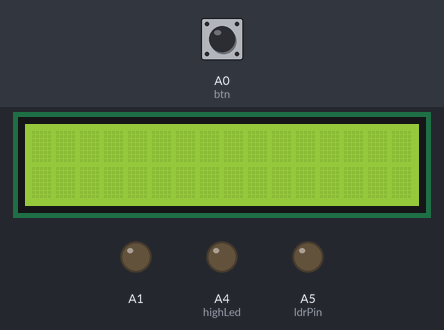
Bench run of a sketch on a simulated Arduino Uno, built with avr-gcc and run on an emulated ATmega328P. Parts: 16×2 character LCD, output pins drawn as LEDs (lit = HIGH). Inputs (shaded band) come from the test bench; at power-on: A0 (btn) HIGH. What the sketch prints to the serial monitor is not drawn.

Above: at 1.2 s.
1.3 s: A0 (btn) pulled LOW for 1 s
At 3.4 s:
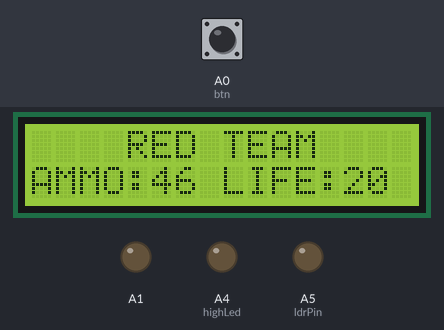
3.8 s: A0 (btn) pulled LOW for 0.15 s
At 4.7 s:
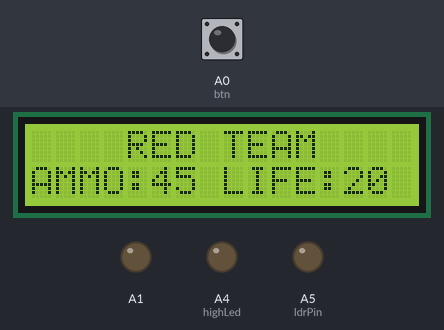
5.4 s: A0 (btn) pulled LOW for 0.15 s
At 5.9 s:
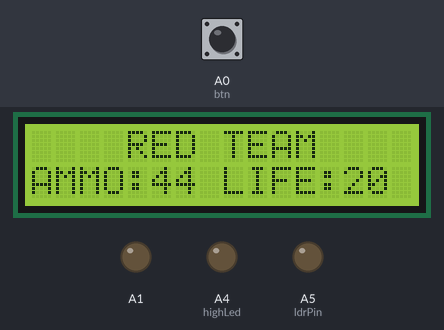
7.0 s: A0 (btn) pulled LOW for 1 s
At 9.2 s:
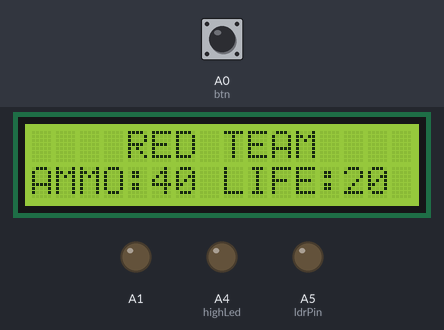
Timing chart, 0 to 10.5 s (numbered marks = the images above; inputs shaded):
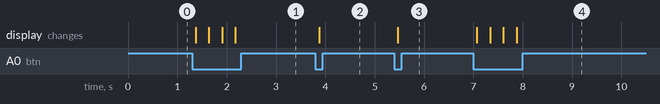

The sketch:

LaserTransReceiver5.ino
```cpp
//LASER TAG MARK 5
/*CONNECTIONS
 * TRIGGER A0
 * Receive pin 2
 * Transmit pin 3
 * Buzzer A1
 */

/*LCD DISPLAY
 *Rs pin 13
 *Enable pin 12
 *D4 pin 7
 *D5 pin 8
 *D6 pin 9
 *D7 pin 10
 *R/W to GND
 *led+&- to +5V and ground
 */

#include <IRLib.h>
#include <LiquidCrystal.h>
#define ldrPin A2
#define highLed A4
#define btn A0
#define flashBtn A3
#define ldrPin A5
#define timeForFlash 2000
#define timeFlashed 4000
#define ldrThreshold 200
#define buzz A1
int RECV_PIN = 2;
int flag=0;
int btncnt=0;//no. of bullets
int read2=0;
long time=0;
int read;
int disableSend=0;
long l=0;
LiquidCrystal lcd(13,12,7,8,9,10);
int hpin=4;//health bargraph start count
long debounce=200;

int dth=0;
int led=1;
long t1=0;
int t3=0;
String disp;

IRrecv My_Receiver(RECV_PIN);
IRsend My_Sender;

IRdecode My_Decoder;
unsigned int Buffer[RAWBUF];
int oldValue=0;
void setup()
{
  Serial.begin(9600);
  //Flashang
  pinMode(flashBtn,INPUT);//flash button
  pinMode(highLed,OUTPUT);//flash led
  pinMode(ldrPin,OUTPUT);
  pinMode(flashBtn,LOW);
  digitalWrite(flashBtn,HIGH);
  digitalWrite(highLed,LOW);

  //LCD
   lcd.begin(16, 2);

  //trigger
  pinMode(btn,INPUT);
  pinMode(A1,OUTPUT);
  digitalWrite(A1,LOW);
  digitalWrite(btn,HIGH);
  oldValue=analogRead(ldrPin);
  My_Receiver.enableIRIn(); // Start the receiver
  My_Decoder.UseExtnBuf(Buffer);
}

void checkForInput(){
    if (My_Receiver.GetResults(&My_Decoder)) {
    My_Decoder.decode();
    TIMSK2 = 0;
    //Value
    if(My_Decoder.value == 3021 && dth<20)
    {
    dth++;
    digitalWrite(A1,HIGH);
    delay(500);
    digitalWrite(A1,LOW);
    Serial.println("inside receiver loop");
    Serial.println(My_Decoder.value,HEX);
    delay(100);
    }
    My_Receiver.resume();
    My_Receiver.enableIRIn();
  //  My_Receiver.resume();
  }
 }

void loop()
{  /*
   read2=digitalRead(flashBtn);
   if(read2==LOW){
    if(flag==0){
      delay(50);
      if(digitalRead(flashBtn)==LOW){
      digitalWrite(highLed,HIGH);
      t1=millis();
      flag=1;
      }
    }
   }
   int timePassedLed=millis()-t1;
   if(timePassedLed>=timeForFlash)
   digitalWrite(highLed,LOW);
  int ldr=analogRead(ldrPin);
  if(ldr>=ldrThreshold){
    disableSend=1;
    t3=millis();
    }
    int timeLdr=millis()-t3;
    if(timeLdr>=timeFlashed)
    disableSend=0;*/
    read=digitalRead(btn);
    if(read==LOW && millis()-time > debounce)
    {
    //if(!disableSend)
    if(btncnt<50)
    {
      Serial.println("send loop");
      My_Sender.send(RC5,0xbcb,20);//data to be sent
      btncnt++;
     }
  My_Receiver.enableIRIn();
    checkForInput();
    My_Receiver.enableIRIn();
    time=millis();
    if(dth<=20)
  {
    lcd.setCursor(4, 0);
    lcd.print("RED TEAM");
    lcd.setCursor(0,1);
    lcd.print("AMMO:");
    lcd.setCursor(5,1);
    lcd.print((50-btncnt));
    lcd.setCursor(8,1);
    lcd.print("LIFE:");
    lcd.setCursor(13,1);
    lcd.print((20-dth));
  }
   if(dth>20)
   {
   lcd.setCursor(4,0);
   lcd.print("GAME OVER!!!");
   }
    }
    checkForInput();
}
```

Measured:
- after the input at 1.3 s, the display: first changes after 0.07 s (image 1 shows a later state)
- after the input at 3.8 s, the display: changes after 0.07 s (image 2)
- after the input at 5.4 s, the display: changes after 0.07 s (image 3)
- after the input at 7.0 s, the display: first changes after 0.07 s (image 4 shows a later state)
